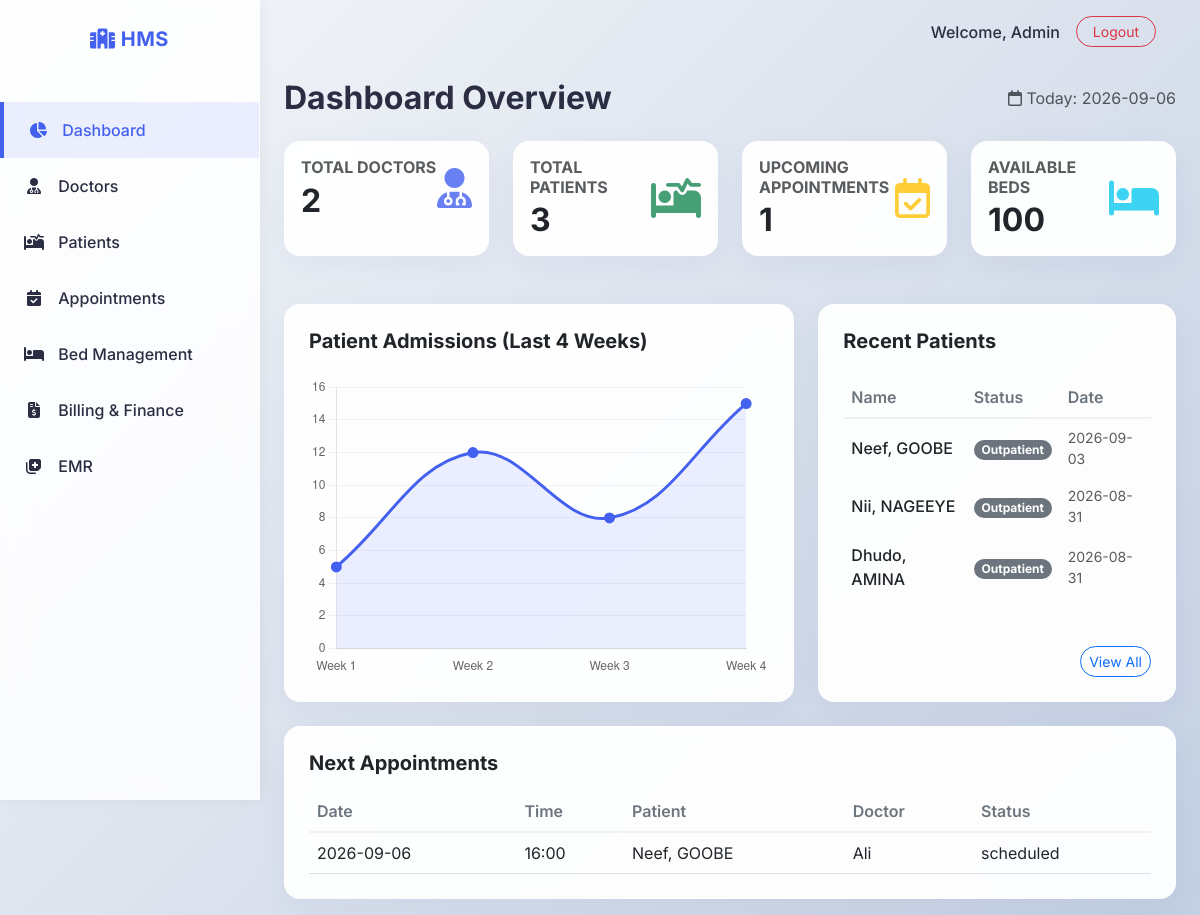
The page /dashboard (signed in) on the database its author committed.
### models.py (models this page shows)
class Patient(db.Model):
    id = db.Column(db.Integer, primary_key=True)
    name = db.Column(db.String(100), nullable=False)
    dob = db.Column(db.Date)
    age = db.Column(db.Integer, nullable=False)
    gender = db.Column(db.String(20))
    phone = db.Column(db.String(20))
    address = db.Column(db.String(255))
    admission_date = db.Column(db.DateTime, default=datetime.utcnow)
    status = db.Column(db.String(20), default='outpatient') # admitted, discharged, outpatient
    doctor_id = db.Column(db.Integer, db.ForeignKey('doctor.id'))
    appointments = db.relationship('Appointment', backref='patient', lazy='dynamic')
    beds = db.relationship('Bed', backref='patient', lazy='dynamic')
    billings = db.relationship('Billing', backref='patient', lazy='dynamic')
    medical_records = db.relationship('MedicalRecord', backref='patient', lazy='dynamic')

class Appointment(db.Model):
    id = db.Column(db.Integer, primary_key=True)
    date = db.Column(db.Date, nullable=False)
    time = db.Column(db.Time, nullable=False)
    status = db.Column(db.String(20), default='scheduled') # scheduled, completed, cancelled
    patient_id = db.Column(db.Integer, db.ForeignKey('patient.id'), nullable=False)
    doctor_id = db.Column(db.Integer, db.ForeignKey('doctor.id'), nullable=False)

class Doctor(db.Model):
    id = db.Column(db.Integer, primary_key=True)
    name = db.Column(db.String(100), nullable=False)
    specialization = db.Column(db.String(100), nullable=False)
    phone = db.Column(db.String(20))
    email = db.Column(db.String(120))
    department = db.Column(db.String(100))
    patients = db.relationship('Patient', backref='doctor', lazy='dynamic')
    appointments = db.relationship('Appointment', backref='doctor', lazy='dynamic')
    medical_records = db.relationship('MedicalRecord', backref='doctor', lazy='dynamic')

### routes/dashboard.py (the view)
@dashboard_bp.route('/')
@dashboard_bp.route('/dashboard')
@login_required
def index():
    total_doctors = Doctor.query.count()
    total_patients = Patient.query.count()
    today = datetime.utcnow().date()
    upcoming_appointments_count = Appointment.query.filter(Appointment.date >= today).count()
    upcoming_appointments = Appointment.query.filter(Appointment.date >= today).order_by(Appointment.date, Appointment.time).limit(5).all()
    admitted_patients = Patient.query.filter_by(status='admitted').count()
    available_beds = 100 - admitted_patients
    recent_patients = Patient.query.order_by(Patient.id.desc()).limit(5).all()
    chart_data = {
        'labels': ['Week 1', 'Week 2', 'Week 3', 'Week 4'],
        'data': [5, 12, 8, 15]
    }
    return render_template('dashboard.html',
                           total_doctors=total_doctors,
                           total_patients=total_patients,
                           today= today,
                           today_appointments=upcoming_appointments_count,
                           upcoming_appointments=upcoming_appointments,
                           available_beds=available_beds,
                           recent_patients=recent_patients,
                           chart_data=chart_data)

### app.py (called while the page is built)
@login_manager.user_loader
def load_user(user_id):
    return User.query.get(int(user_id))

### templates/dashboard.html (shortened to what this page needs)
{% extends "base.html" %}
{% block content %}
<div class="d-flex justify-content-between align-items-center mb-4">
    <h2 class="fw-bold mb-0">Dashboard Overview</h2>
    <div class="text-muted"><i class="fa-regular fa-calendar"></i> Today: {{ today }}</div>
</div>
<div class="row g-4 mb-5">
    <div class="col-md-3">
        <div class="card glass summary-card h-100 p-3">
            <div class="d-flex justify-content-between align-items-center">
                <div>
                    <h6 class="text-muted fw-bold text-uppercase mb-1">Total Doctors</h6>
                    <h2 class="fw-bold mb-0">{{ total_doctors }}</h2>
                </div>
                <div class="card-icon"><i class="fa-solid fa-user-doctor"></i></div>
            </div>
        </div>
    </div>
    <div class="col-md-3">
        <div class="card glass summary-card h-100 p-3">
            <div class="d-flex justify-content-between align-items-center">
                <div>
                    <h6 class="text-muted fw-bold text-uppercase mb-1">Total Patients</h6>
                    <h2 class="fw-bold mb-0">{{ total_patients }}</h2>
                </div>
                <div class="card-icon text-success"><i class="fa-solid fa-bed-pulse"></i></div>
            </div>
        </div>
    </div>
    <div class="col-md-3">
        <div class="card glass summary-card h-100 p-3">
            <div class="d-flex justify-content-between align-items-center">
                <div>
                    <h6 class="text-muted fw-bold text-uppercase mb-1">Upcoming Appointments</h6>
                    <h2 class="fw-bold mb-0">{{ today_appointments }}</h2>
                </div>
                <div class="card-icon text-warning"><i class="fa-regular fa-calendar-check"></i></div>
            </div>
        </div>
    </div>
    <div class="col-md-3">
        <div class="card glass summary-card h-100 p-3">
            <div class="d-flex justify-content-between align-items-center">
                <div>
                    <h6 class="text-muted fw-bold text-uppercase mb-1">Available Beds</h6>
                    <h2 class="fw-bold mb-0">{{ available_beds }}</h2>
                </div>
                <div class="card-icon text-info"><i class="fa-solid fa-bed"></i></div>
            </div>
        </div>
    </div>
</div>
<div class="row g-4">
    <div class="col-lg-7">
        <div class="card glass p-4 h-100">
            <h5 class="fw-bold mb-4">Patient Admissions (Last 4 Weeks)</h5>
            <canvas id="admissionsChart" style="max-height: 300px;"></canvas>
        </div>
    </div>
    <div class="col-lg-5">
        <div class="card glass p-4 h-100">
            <h5 class="fw-bold mb-4">Recent Patients</h5>
            {% if recent_patients %}
            <div class="table-responsive">
                <table class="table table-borderless table-hover">
                    <thead>
                        <tr>
                            <th>Name</th>
                            <th>Status</th>
                            <th>Date</th>
                        </tr>
                    </thead>
                    <tbody>
                        {% for patient in recent_patients %}
                        <tr>
                            <td class="fw-medium">{{ patient.name }}</td>
                            <td>
                                {% if patient.status == 'admitted' %}
                                    <span class="badge bg-danger rounded-pill">Admitted</span>
                                {% elif patient.status == 'discharged' %}
                                    <span class="badge bg-success rounded-pill">Discharged</span>
                                {% else %}
                                    <span class="badge bg-secondary rounded-pill">Outpatient</span>
                                {% endif %}
                            </td>
                            <td class="text-muted small">{{ patient.admission_date.strftime('%Y-%m-%d') }}</td>
                        </tr>
                        {% endfor %}
                    </tbody>
                </table>
            </div>
            {% else %}
            <p class="text-muted">No recent patients found.</p>
            {% endif %}
            <div class="mt-auto text-end">
                <a href="{{ url_for('patients.list_patients') }}" class="btn btn-sm btn-outline-primary rounded-pill">View All</a>
            </div>
        </div>
    </div>
</div>
<div class="row mt-4">
    <div class="col-lg-12">
        <div class="card glass p-4">
            <h5 class="fw-bold mb-3">Next Appointments</h5>
            {% if upcoming_appointments %}
            <div class="table-responsive">
                <table class="table table-hover mb-0">
                    <thead>
                        <tr>
                            <th>Date</th>
                            <th>Time</th>
                            <th>Patient</th>
                            <th>Doctor</th>
                            <th>Status</th>
                        </tr>
                    </thead>
                    <tbody>
                        {% for a in upcoming_appointments %}
                        <tr>
                            <td>{{ a.date.strftime('%Y-%m-%d') }}</td>
                            <td>{{ a.time.strftime('%H:%M') if a.time else '—' }}</td>
                            <td>{{ a.patient.name if a.patient else '—' }}</td>
                            <td>{{ a.doctor.name if a.doctor else '—' }}</td>
                            <td>{{ a.status }}</td>
                        </tr>
                        {% endfor %}
                    </tbody>
                </table>
            </div>
            {% else %}
            <p class="text-muted">No upcoming appointments.</p>
            {% endif %}
        </div>
    </div>
</div>
{% endblock %}
{% block scripts %}
<script>
    document.addEventListener('DOMContentLoaded', function() {
        const ctx = document.getElementById('admissionsChart').getContext('2d');
        const chartData = {{ chart_data|tojson }};
        new Chart(ctx, {
            type: 'line',
            data: {
                labels: chartData.labels,
                datasets: [{
                    label: 'New Patients',
                    data: chartData.data,
                    borderColor: '#4361ee',
                    backgroundColor: 'rgba(67, 97, 238, 0.1)',
                    borderWidth: 3,
                    tension: 0.4,
                    fill: true,
                    pointBackgroundColor: '#4361ee',
                    pointRadius: 4
                }]
            },
            options: {
                responsive: true,
                maintainAspectRatio: false,
                plugins: {
                    legend: { display: false }
                },
                scales: {
                    y: {
                        beginAtZero: true,
                        grid: { borderDash: [5, 5], color: 'rgba(0,0,0,0.05)' }
                    },
                    x: {
                        grid: { display: false }
                    }
                }
            }
        });
    });
</script>
{% endblock %}

### static/css/style.css (style rules this page uses)
:root { --primary-color: #4361ee; --secondary-color: #3f37c9; --accent-color: #4cc9f0; --bg-color: #f8f9fa; --text-main: #2b2d42; --text-muted: #6c757d; --sidebar-bg: rgba(255, 255, 255, 0.85); --card-bg: rgba(255, 255, 255, 0.95); }
body { font-family: 'Inter', sans-serif; background: linear-gradient(135deg, #f5f7fa 0%, #c3cfe2 100%); background-attachment: fixed; color: var(--text-main); min-height: 100vh; }
.glass { background: var(--card-bg); backdrop-filter: blur(10px); -webkit-backdrop-filter: blur(10px); border: 1px solid rgba(255, 255, 255, 0.3); border-radius: 1rem; box-shadow: 0 8px 32px rgba(31, 38, 135, 0.05); }
.summary-card { transition: transform 0.3s ease, box-shadow 0.3s ease; }
.card-icon { font-size: 2.5rem; color: var(--primary-color); opacity: 0.8; }
.table { --bs-table-bg: transparent; }
.table th { font-weight: 600; color: var(--text-muted); border-bottom: 2px solid rgba(0,0,0,0.05); }
.table td { vertical-align: middle; }

### rows shown on the page
Patient: name "Neef, GOOBE", status "Outpatient", admission_date "2026-09-03"
Patient: name "Nii, NAGEEYE", status "Outpatient", admission_date "2026-08-31"
Patient: name "Dhudo, AMINA", status "Outpatient", admission_date "2026-08-31"
Appointment: date "2026-09-06", time "16:00", patient "Neef, GOOBE", doctor "Ali", status "scheduled"

### other values the page prints
{{ total_doctors }} "2"
{{ total_patients }} "3"
{{ today_appointments }} "1"
{{ available_beds }} "100"
